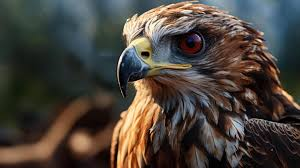
#> input picture image.png, 300 x 168 px, found by its file name
$ python pooling_on_actual_image.py
#> lines starting #> are read from the running program, lines starting #| are printed output that depends on the picture
import numpy as np
import matplotlib.pyplot as plt
import cv2 as cv

# matplotlib config
plt.figure(figsize=(10,15))

image = cv.imread('image.png', cv.IMREAD_GRAYSCALE)
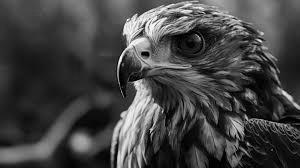
#> image: shape (168, 300); min 0, max 254, mean 67.8


"""
For a real image we have to first the pixels divisible by kernel size
so that they fit in pooling layer
"""


"""
Axes mean dimensions :
here each axes(0,1,2,3) reprensent lenght of inner elements(x,x,x,x)

max(axis=(1,3)) takes the max over the inner rows (1) and inner columns (3), leaving a 2×2 result that holds one pooled value per block.
Test it yourself to grasp
Check pooling_on_matrix_image.py file for basic understanding
"""

height, width = image.shape[:2]
#> height = 168; width = 300

# ------------------------------2x2 kernel size image--------------------------
# define kernel size 2x2
kernel_size = 2

height = height - (height % kernel_size)
width = width - (width % kernel_size)

# implementation of above
reshaped_image = image.reshape(height // kernel_size, kernel_size,  width // kernel_size, kernel_size)

# applying maximization by axis
max_pooled2x2 = reshaped_image.max(axis=(1,3))
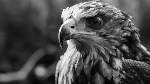
#> max_pooled2x2: shape (84, 150); min 0, max 254, mean 77.2

print(max_pooled2x2, max_pooled2x2.shape)
#> (printed output is left out)

# ------------------------------2x2 kernel size image--------------------------
# define kernel size 3x3
kernel_size = 3

height = height - (height % kernel_size)
width = width - (width % kernel_size)

# implementation of above
reshaped_image = image.reshape(height // kernel_size, kernel_size,  width // kernel_size, kernel_size)

# applying maximization by axis
max_pooled3x3 = reshaped_image.max(axis=(1,3))
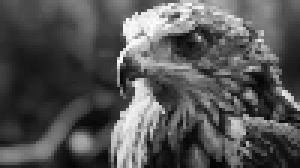
#> max_pooled3x3: shape (56, 100) (shown 3 times larger); min 3, max 254, mean 84.6

print(max_pooled3x3, max_pooled3x3.shape)
#> (printed output is left out)


# plotting
plt.subplot(1,3,1)
plt.imshow(image, cmap='gray')
plt.title(f"Actual Image\n  Shape : {image.shape[0]} * {image.shape[1]}")
plt.axis('off')

plt.subplot(1,3,2)
plt.imshow(max_pooled2x2, cmap='gray')
plt.title(f"Max Pooled Image 2x2\n Shape : {max_pooled2x2.shape[0]} * {max_pooled2x2.shape[0]}")
plt.axis('off')

plt.subplot(1,3,3)
plt.imshow(max_pooled3x3, cmap='gray')
plt.title(f"Max Pooled Image 3x3\n Shape : {max_pooled3x3.shape[0]} * {max_pooled3x3.shape[0]}")
plt.axis('off')


plt.savefig("No Libraries Simple implementations/outputs/max_pooled_image.png", bbox_inches='tight', pad_inches=0.1)
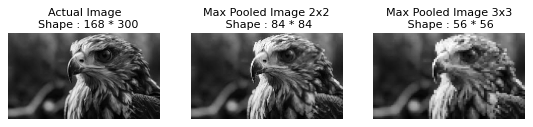
#> figure drawn by matplotlib, 3 panels

plt.show()

plt.close()
